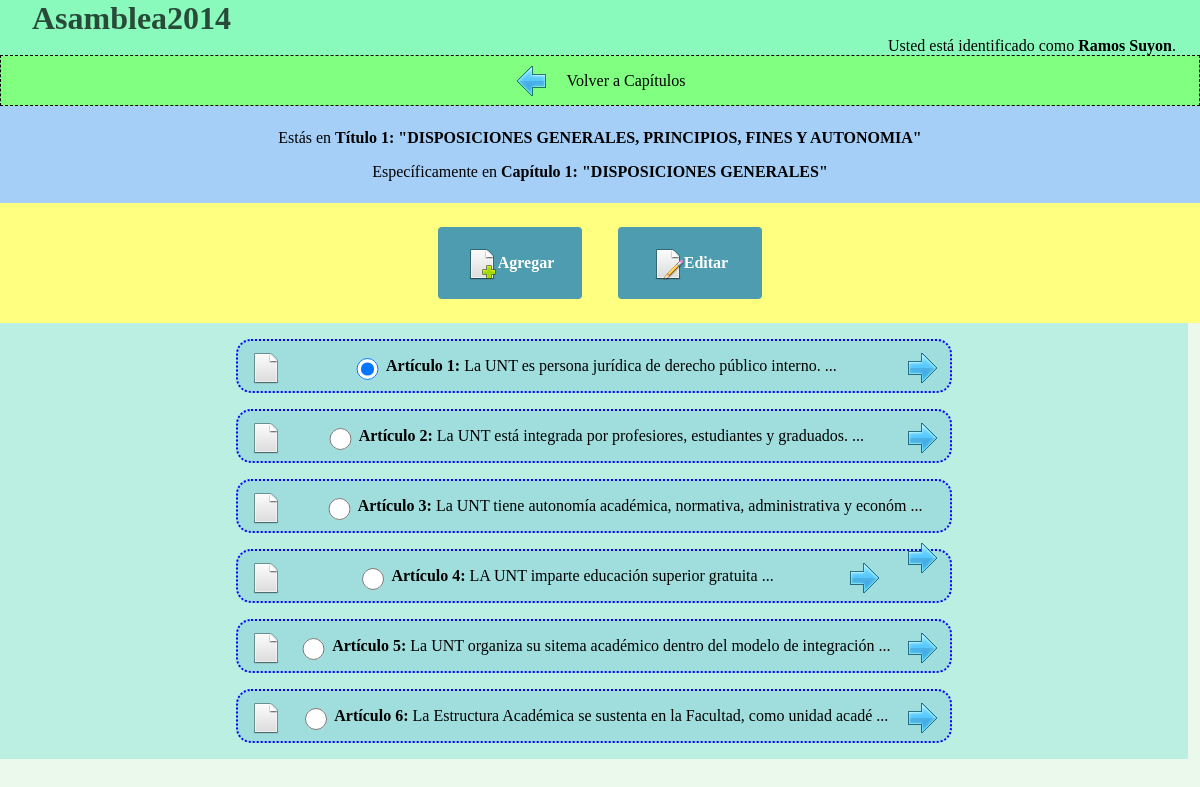
The page /articulos.php (signed in) on the database its author committed.
### tables this page shows
CREATE TABLE titulo(
	ID_Titulo int AUTO_INCREMENT PRIMARY KEY,
	descripcionTit varchar (99) NOT NULL,
	numeroTit int NOT NULL,
	ID_Modificacion int NOT NULL,
	FOREIGN KEY (ID_Modificacion) REFERENCES modificacion(ID_Modificacion)
);

CREATE TABLE capitulo(
	ID_Capitulo int AUTO_INCREMENT PRIMARY KEY,
	descripcionCap varchar(255),
	numeroCap int NOT NULL,
	ID_Modificacion int,
	ID_Titulo int,
	FOREIGN KEY (ID_Modificacion) REFERENCES modificacion(ID_Modificacion),
	FOREIGN KEY (ID_Titulo) REFERENCES Titulo(ID_Titulo)
);

CREATE TABLE articulo(
	ID_Articulo int AUTO_INCREMENT PRIMARY KEY,
	contenidoArt text NOT NULL,
	numeroArt int NOT NULL,
	ID_Modificacion int,
	ID_Capitulo int,
	FOREIGN KEY (ID_Modificacion) REFERENCES modificacion(ID_Modificacion),
	FOREIGN KEY (ID_Capitulo) REFERENCES capitulo(ID_Capitulo)
);

### scripts/funciones.php (called while the page is built, shortened)
<?php
function getInfoTit($t)
{
	$resultado = mysqli_query($GLOBALS['conexion'], "SELECT * FROM titulo WHERE ID_Titulo=".$t);
	$fila = mysqli_fetch_row($resultado);
	return $fila;
}
function getArticulos($c)
{
	$resultado = mysqli_query($GLOBALS['conexion'], "SELECT * FROM articulo WHERE ID_Capitulo=".$c." ORDER BY numeroArt ASC");
	$i = 0;
	while( $fila = mysqli_fetch_row($resultado) )
	{
		$articulos[$i] = $fila; ++$i;
	}
	return $articulos;
}
function getInfoCap($c)
{
	$resultado = mysqli_query($GLOBALS['conexion'], "SELECT * FROM capitulo WHERE ID_Capitulo=".$c);
	$fila = mysqli_fetch_row($resultado);
	return $fila;
}
?>

### articulos.php (the view, shortened to what this page needs)
<?php
include ('scripts/funciones.php');
if( haIniciadoSesion() )
{
	if( isset($_GET['cap']) )
	{
		$nro = intval($_GET['cap']);
		if( $nro<=1 ) $nro=1;
	}
	else $nro = 1;
	$articulos = getArticulos( $nro );
	$infoCap = getInfoCap( $nro );
	$infoTit = getInfoTit( $infoCap[4] );
} else header('Location: login.php');
?>
<!DOCTYPE html>
<html lang="es">
<head>
	<link rel="stylesheet" href="css/estilos.css">
</head>
<body>
	<?php
		require_once 'header.php';
	?>
	<nav class="volver">
		<a href="capitulos.php?title=<?php echo $infoCap[4] ?>" title="Ir atrás"><img src="img/Volver.png" alt="Volver" class="imgVolver"></a>
		<label>Volver a Capítulos</label>
	</nav>
	<header class="actual">
		<p>Estás en <strong>Título <?= $infoTit[2] ?>: "<?= $infoTit[1] ?>"</strong></p>
		<p>Específicamente en <strong>Capítulo <?= $infoCap[2] ?>: "<?=$infoCap[1] ?>"</strong></p>
	</header>
	<nav class="menu-navegacion">
		<a href="nuevoArticulo.php?cap=<?= $nro ?>" class="menu-boton">
			<img src="img/agregar.png" alt="Agregar">Agregar
		</a>
		<a href="editarArticulo.php" class="menu-boton" id="btnEdit">
			<img src="img/editar.png" alt="Editar">Editar
		</a>
	</nav>
	<section class="seccion-titulos">
<?php
	for($i=0; $i<sizeof($articulos); ++$i)
	{
?>
		<div class="contenedor">
			<input type="radio" name="grupoRbtn" value="<?= $articulos[$i][2] ?>" class="radiobtn" />
			<img src="img/documento.png" alt="Artículo" class="izquierda">
			<p class="title"><strong>Artículo <?= $articulos[$i][2] ?>:</strong> <?= substr($articulos[$i][1],0,71)." ..." ?></p>
			<a href="#"><img src="img/ir.png" alt="Artículo" class="derecha"></a>
		</div>
<?php
	}
?>
	</section>
</body>
</html>

### css/estilos.css (style rules this page uses)
body { font-size: 16px; margin: 0; padding: 0; text-align: center; width: 100%; background: rgba(232, 249, 233, 0.9); overflow: hidden; }
a { text-decoration: none; }
label { vertical-align: middle; }
.menu-navegacion { background: #FFFF80; }
.seccion-titulos { background: rgba(0, 200, 190, 0.2); float: left; width: 99%; }
.menu-boton { display: inline-block; margin: 1.5em 1em; min-width: 7em; line-height: 4.5em; background: rgb(78, 156, 175); padding: 0 1em; border-radius: 0.25em; color: white; font-weight: bold; }
.menu-boton img, .edicion-boton img { vertical-align: middle; }
.contenedor { margin: 1em auto; width: 60%; border:dotted 2px; border-radius: 15px; border-color: #0000FF; background: #A0DEDE; }
.derecha { float: right; margin: 0.7em 0.8em; }
.izquierda { float: left; margin: 0.7em 0.8em; }
.title { display: inline-block; }
.volver { background: #80FF80; border: dashed 1px; line-height: 3em; }
.volver label, .volver img { vertical-align: middle; margin: 0 0.5em; }
.actual { background: rgba(120, 180, 255, 0.6); padding: 0.4em 0; }
.radiobtn { border: 0px; width: 1.7em; height: 1.7em; vertical-align: middle; }

### rows shown on the page
titulo: numeroTit "1", descripcionTit "DISPOSICIONES GENERALES, PRINCIPIOS, FINES Y AUTONOMIA"
capitulo: numeroCap "1", descripcionCap "DISPOSICIONES GENERALES"
articulo: numeroArt "1", contenidoArt "La UNT es persona jurídica de derecho público interno."
articulo: numeroArt "2", contenidoArt "La UNT está integrada por profesiores, estudiantes y graduados."
articulo: numeroArt "3", contenidoArt "La UNT tiene autonomía académica, normativa, administrativa y económ"
articulo: numeroArt "4", contenidoArt "LA UNT imparte educación superior gratuita"
articulo: numeroArt "5", contenidoArt "La UNT organiza su sitema académico dentro del modelo de integración"
articulo: numeroArt "6", contenidoArt "La Estructura Académica se sustenta en la Facultad, como unidad acadé"

### other values the page prints
$_SESSION['nombre'] "Ramos Suyon"
